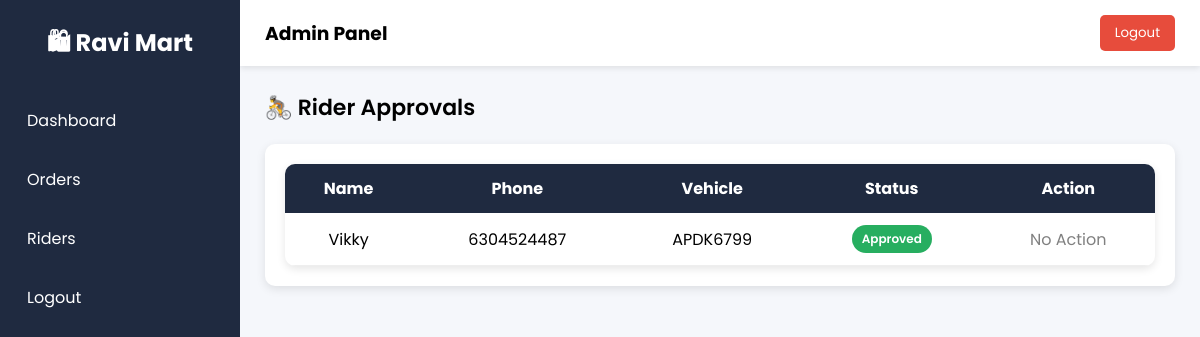
Page /admin_riders (signed in) on the earlier database version.
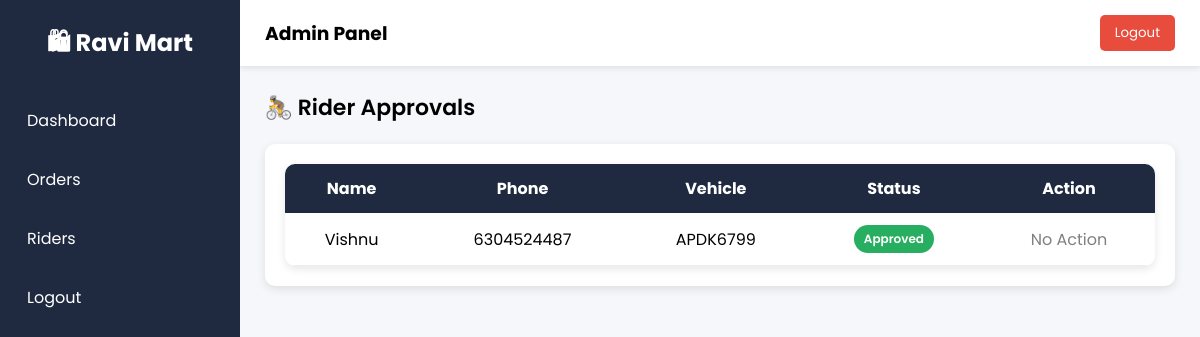
Same page on the later database version.
### tables this page shows
CREATE TABLE riders(
        id INTEGER PRIMARY KEY AUTOINCREMENT,
        name TEXT,
        phone TEXT UNIQUE,
        vehicle TEXT,
        password TEXT,
        status TEXT DEFAULT 'Pending'
    , is_online integer);

### app.py (the view)
@app.route("/admin_riders")
def admin_riders():
    if "admin" not in session:
        return redirect("/admin_login")
    db = get_db()
    riders = db.execute("SELECT * FROM riders").fetchall()
    db.close()
    return render_template("admin_riders.html", riders=riders)

### app.py (called while the page is built)
def get_db():
    conn = sqlite3.connect(DB_NAME)
    conn.row_factory = sqlite3.Row
    return conn

### templates/admin_riders.html (shortened to what this page needs)
{% extends "admin_layout.html" %}
{% block content %}
<h2 class="page-title">🚴 Rider Approvals</h2>
<div class="table-card">
<table class="table">
<thead>
<tr>
<th>Name</th>
<th>Phone</th>
<th>Vehicle</th>
<th>Status</th>
<th>Action</th>
</tr>
</thead>
<tbody>
{% for rider in riders %}
<tr>
<td>{{ rider.name }}</td>
<td>{{ rider.phone }}</td>
<td>{{ rider.vehicle }}</td>
<td>
<span class="status {{ rider.status }}">
{{ rider.status }}
</span>
</td>
<td>
{% if rider.status == "Pending" %}
<a href="/approve_rider/{{ rider.id }}" class="btn btn-approve">
Approve
</a>
{% else %}
<span style="color:gray;">No Action</span>
{% endif %}
</td>
</tr>
{% endfor %}
</tbody>
</table>
</div>
{% endblock %}

### templates/admin_layout.html (shortened to what this page needs)
<!DOCTYPE html>
<html>
<head>
</head>
<body>
<div class="sidebar">
<h2>🛍 Ravi Mart</h2>
<a href="{{ url_for('admin_dashboard') }}">Dashboard</a>
<a href="{{ url_for('admin_orders') }}">Orders</a>
<a href="{{ url_for('admin_riders') }}">Riders</a>
<a href="/admin_logout">Logout</a>
</div>
<div class="main">
<div class="header">
<h3>Admin Panel</h3>
<button class="logout-btn"
onclick="window.location.href='/admin_logout'">
Logout
</button>
</div>
<div class="content">
{% block content %}
{% endblock %}
</div>
</div>
</body>
</html>

### templates/admin_layout.html (style rules this page uses)
* { margin:0; padding:0; box-sizing:border-box; font-family:'Poppins',sans-serif; }
body { display:flex; background:#f5f7fb; }
.sidebar { width:240px; height:100vh; background:#1f2a40; color:white; position:fixed; padding:25px 15px; }
.sidebar h2 { margin-bottom:30px; text-align:center; }
.sidebar a { display:block; padding:12px; margin-bottom:10px; color:white; text-decoration:none; border-radius:6px; transition:0.3s; }
.main { margin-left:240px; width:100%; }
.header { background:white; padding:15px 25px; box-shadow:0 2px 6px rgba(0,0,0,0.1); display:flex; justify-content:space-between; align-items:center; }
.logout-btn { background:#e74c3c; border:none; color:white; padding:8px 15px; border-radius:5px; cursor:pointer; }
.content { padding:25px; }
table { width:100%; border-collapse:collapse; background:white; border-radius:10px; overflow:hidden; box-shadow:0 3px 8px rgba(0,0,0,0.1); }
th,td { padding:12px; text-align:center; }
th { background:#1f2a40; color:white; }
.status { padding:4px 10px; border-radius:5px; color:white; font-size:12px; }
button { border:none; padding:6px 10px; border-radius:5px; cursor:pointer; }

### templates/admin_riders.html (style rules this page uses)
.page-title { margin-bottom:20px; font-size:22px; font-weight:600; }
.table-card { background:white; padding:20px; border-radius:10px; box-shadow:0 3px 10px rgba(0,0,0,0.1); }
.table { width:100%; border-collapse:collapse; }
.table th { background:#1f2a40; color:white; padding:12px; text-align:center; }
.table td { padding:12px; border-bottom:1px solid #eee; text-align:center; }
.status { padding:5px 10px; border-radius:20px; font-size:12px; font-weight:600; color:white; display:inline-block; }
.Approved { background:#27ae60; }

Differences in the rows shown:
removed riders: name "Vikky", phone "6304524487", vehicle "APDK6799", status "Approved", shows "No Action"
added riders: name "Vishnu", phone "6304524487", vehicle "APDK6799", status "Approved", shows "No Action"
